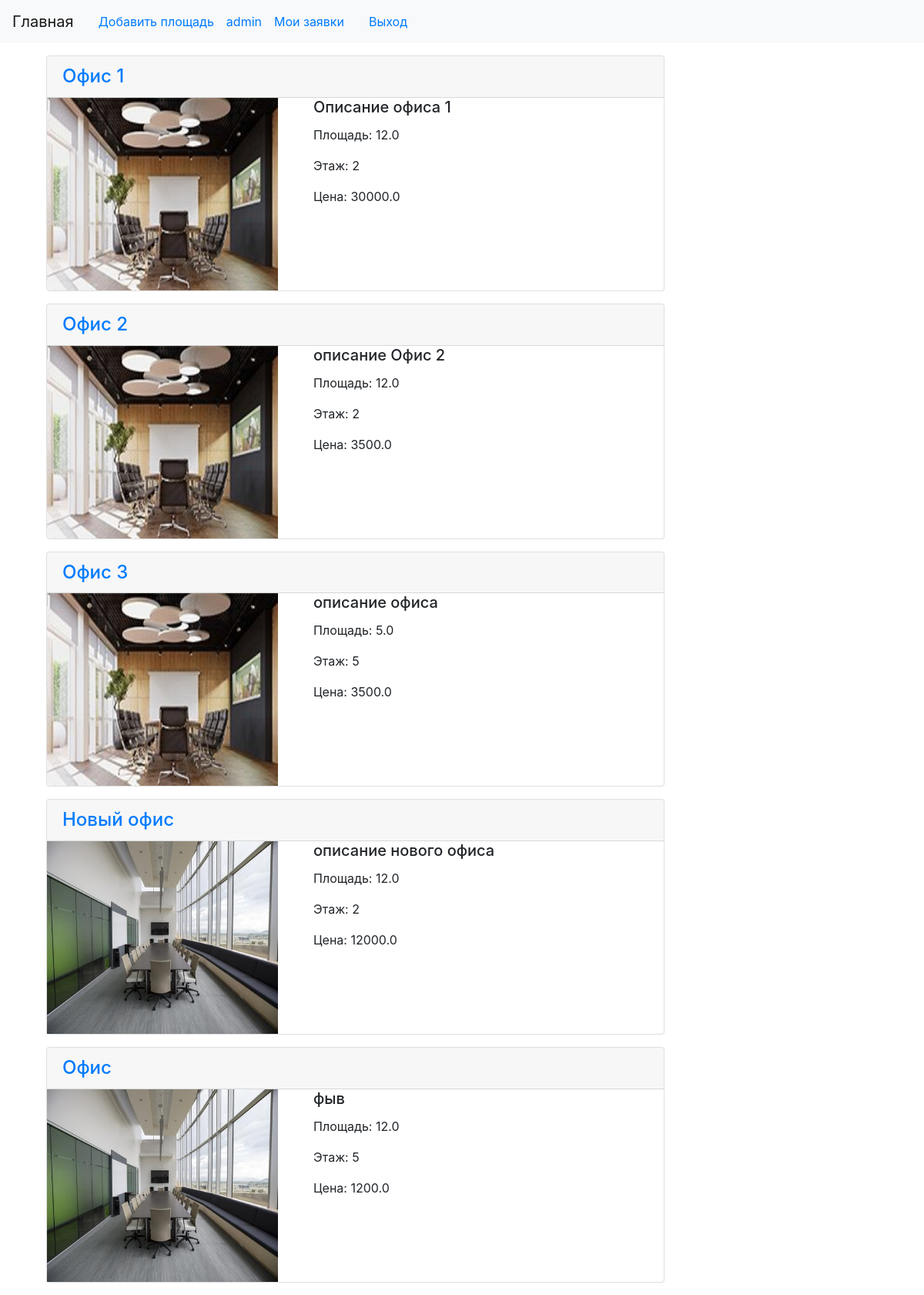
The app's page / (signed in) with its own data.
### rent/models.py (models this page shows, shortened)
class Premises(models.Model):
    areaName = models.CharField(verbose_name='Название площади',
                                max_length=30)
    describe = models.TextField(verbose_name='Описание площади',
                                blank=True)
    area = models.FloatField(verbose_name='Площадь помещения',
                             blank=False)
    floor = models.IntegerField(verbose_name='Этаж', blank=False)
    price = models.FloatField(verbose_name="Цена/месяц в руб.")
    photo = models.ImageField(verbose_name='Изображения',
                              upload_to='photos/%Y/%m/%d/', blank=True)
    purpose = models.ManyToManyField('PurposesOfPremises', verbose_name='Назначения', blank=True)
    class Meta:
        verbose_name = 'Помещение'
        verbose_name_plural = 'Помещения'

### rent/views.py (the view)
# urls.py: path('', index, name='index'),
def index(request):
    premises = Premises.objects.all()
    context = {
        'premises': premises,
        'title': 'Офисы'
    }
    return render(request, template_name='rent/index.html', context=context)

### templates/rent/index.html
{% extends "layout/basic.html" %}
{% block content %}
    {% for item in premises %}
        <div class="card mb-3" >
        <h4 class="card-header"><a href="{% url 'by_area' item.pk %}">{{ item.areaName }}</a></h4>
    <div class="row">
        <div class="col-lg-5">
            <a href="{% url 'by_area' item.pk %}">
                            <img src="{{ item.photo.url }}" width="300" height="250"  alt=""/>
                 </a>
        </div>
            <div class="col-lg-7">
                <h5 class="card-title">{{ item.describe }}</h5>
                <p class="card-text">Площадь: {{ item.area }}</p>
                <p class="card-text">Этаж: {{ item.floor}}</p>
                <p class="card-text">Цена: {{ item.price}}</p>
            </div>
        </div>
        </div>
    {% endfor %}
{% endblock %}

### templates/layout/basic.html (shortened to what this page needs)
<!DOCTYPE html>
<html lang="en">
<head>
    <link rel="stylesheet" href="https://stackpath.bootstrapcdn.com/bootstrap/4.1.3/css/bootstrap.min.css">
</head>
<body>
<nav class="navbar navbar-expand-lg navbar-light bg-light">
    <a href="{% url 'index' %}" class="navbar-brand">Главная</a>
    {% if user.is_staff %}
    <a href="{% url 'add' %}" class="nav-link">Добавить площадь</a>
    {% endif %}
    {% if user.is_authenticated %}
        <a href="#">{{ user.username }}</a>
        <a href="{% url 'apps' %}" class="nav-link">Мои заявки</a>
        <a href="{% url 'logout' %}" class="nav-link">Выход</a>
    {% else %}
      <a href="{% url 'login' %}" class="nav-link">Вход</a>
      <a href="{% url 'signup' %}" class="nav-link">Регистрация</a>
    {% endif %}
</nav>
<div class="container mt-3">
 <div class="col-md-9">
    <section>
        {% block content %}
        {% endblock %}
    </section>
 </div>
</div>
</body>
</html>

### records on screen
Premises: areaName "Офис 1", photo (picture), describe "Описание офиса 1", area "12.0", floor "2", price "30000.0"
Premises: areaName "Офис 2", photo (picture), describe "описание Офис 2", area "12.0", floor "2", price "3500.0"
Premises: areaName "Офис 3", photo (picture), describe "описание офиса", area "5.0", floor "5", price "3500.0"
Premises: areaName "Новый офис", photo (picture), describe "описание нового офиса", area "12.0", floor "2", price "12000.0"
Premises: areaName "Офис", photo (picture), describe "фыв", area "12.0", floor "5", price "1200.0"

### other values on screen
{{ user.username }} "admin"
